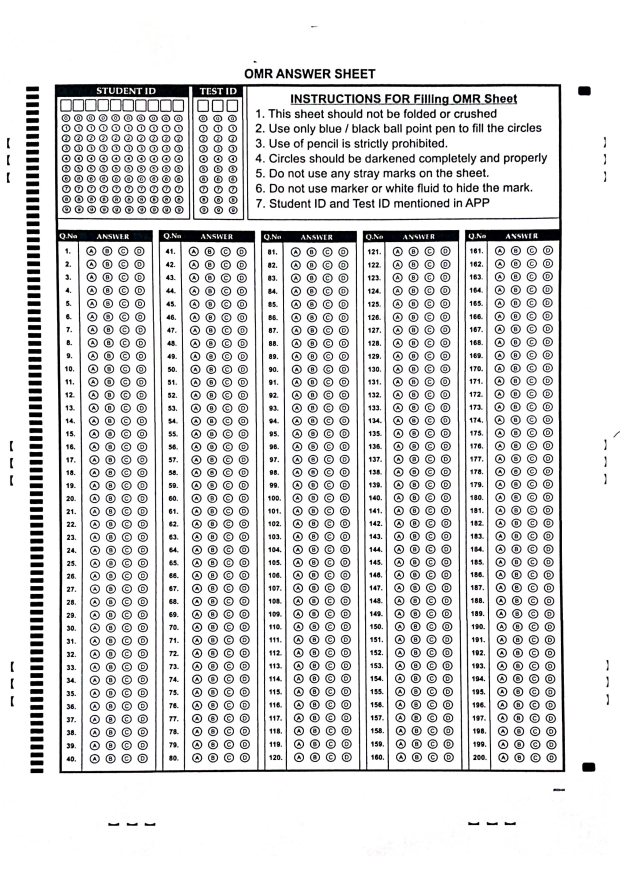
#> input picture OMR_img/OMR.jpg, 2480 x 3509 px, found by its file name (shown at 1/4 size)
$ jupyter execute --allow-errors OMR.ipynb
#> lines starting #> are read from the running program, lines starting #| are printed output that depends on the picture
### utils1.py
import cv2
import numpy as np

# [13 lines left out: function biggest_contour, not called in this run]

def find_paper(image):
    '''
    Find an answer sheet in the image and auto crop it
    '''
    # define readed answersheet image output size
    (max_width, max_height) = (1000, 1300)

    img_original = image.copy()

    gray = cv2.cvtColor(image, cv2.COLOR_BGR2GRAY)
    gray = cv2.bilateralFilter(gray, 10, 75, 75)  # Add bilateral filtering to reduce noise
    edged = cv2.Canny(gray, 10, 20)

    (contours, _) = cv2.findContours(edged.copy(), cv2.RETR_TREE, cv2.CHAIN_APPROX_SIMPLE)
    contours = sorted(contours, key=cv2.contourArea, reverse=True)[:10]

    biggest = biggest_contour(contours)

    cv2.drawContours(image, [biggest], -1, (0, 255, 0), 3)

    # Pixel values in the original image
    points = biggest.reshape(4, 2)
    input_points = np.zeros((4, 2), dtype="float32")

    points_sum = points.sum(axis=1)
    input_points[0] = points[np.argmin(points_sum)]
    input_points[3] = points[np.argmax(points_sum)]

    points_diff = np.diff(points, axis=1)
    input_points[1] = points[np.argmin(points_diff)]
    input_points[2] = points[np.argmax(points_diff)]

    # Desired points values in the output image
    converted_points = np.float32([[0, 0], [max_width, 0], [0, max_height], [max_width, max_height]])

    # Perspective transformation
    matrix = cv2.getPerspectiveTransform(input_points, converted_points)
    img_output = cv2.warpPerspective(img_original, matrix, (max_width, max_height))

    return img_output


# [56 lines left out: functions read_id, get_ans, not called in this run]

### OMR.ipynb
[cell 1]
import cv2
import numpy as np
import pandas as pd
import matplotlib.pyplot as plt
from utils1 import find_paper,read_id,get_ans

[cell 2]
image0=cv2.imread(r'C:\Users\USER\OneDrive\Desktop\Naresh it\mynotes\OMR\OMR_img\OMR.jpg')
#> image0 is the input picture: shape (3509, 2480, 3); mean B, G, R 222.3, 221.9, 222
image1=cv2.imread(r'C:\Users\USER\OneDrive\Desktop\Naresh it\mynotes\OMR\OMR_img\img_1.jpg')
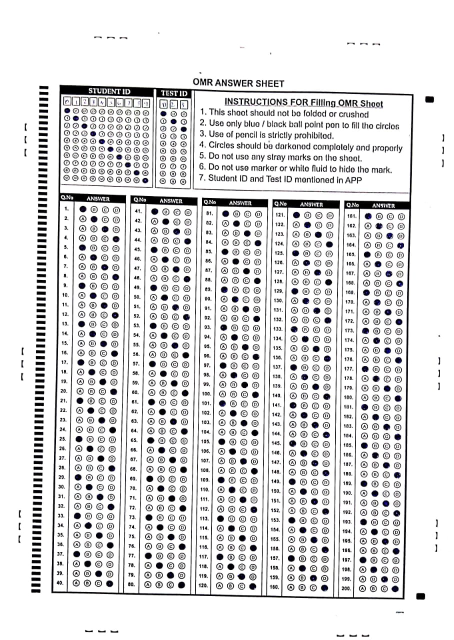
#> input picture OMR_img/img_1.jpg, 907 x 1280 px, found by its file name (shown at 1/2 size)
#> image1 is the input picture: shape (1280, 907, 3); mean B, G, R 222.8, 222.3, 222.5
image2=cv2.imread(r'C:\Users\USER\OneDrive\Desktop\Naresh it\mynotes\OMR\OMR_img\OMR2.jpg')
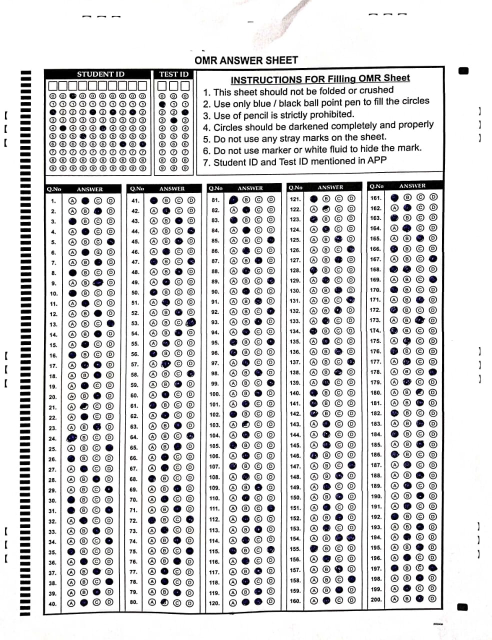
#> input picture OMR_img/OMR2.jpg, 983 x 1280 px, found by its file name (shown at 1/2 size)
#> image2 is the input picture: shape (1280, 983, 3); mean B, G, R 216.9, 216.5, 216.6
image3=cv2.imread(r'C:\Users\USER\OneDrive\Desktop\Naresh it\mynotes\OMR\OMR_img\OMR3.jpg')
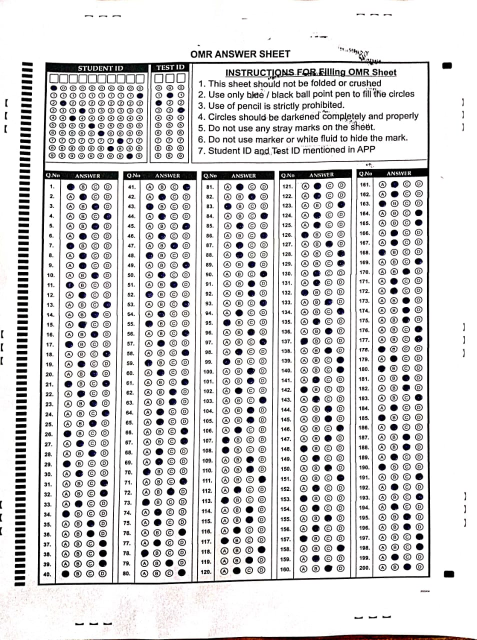
#> input picture OMR_img/OMR3.jpg, 953 x 1280 px, found by its file name (shown at 1/2 size)
#> image3 is the input picture: shape (1280, 953, 3); mean B, G, R 216.8, 216.3, 217
image4=cv2.imread(r'C:\Users\USER\OneDrive\Desktop\Naresh it\mynotes\OMR\OMR_img\OMR4.jpg')
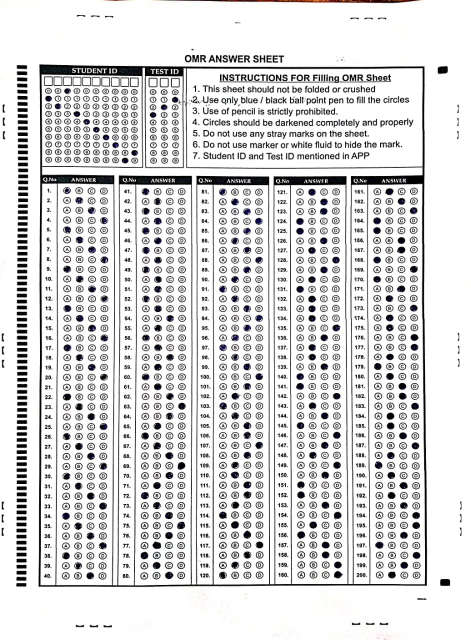
#> input picture OMR_img/OMR4.jpg, 941 x 1280 px, found by its file name (shown at 1/2 size)
#> image4 is the input picture: shape (1280, 941, 3); mean B, G, R 218.1, 217.6, 217.9
image5=cv2.imread(r'C:\Users\USER\OneDrive\Desktop\Naresh it\mynotes\OMR\OMR_img\OMR5.jpg')
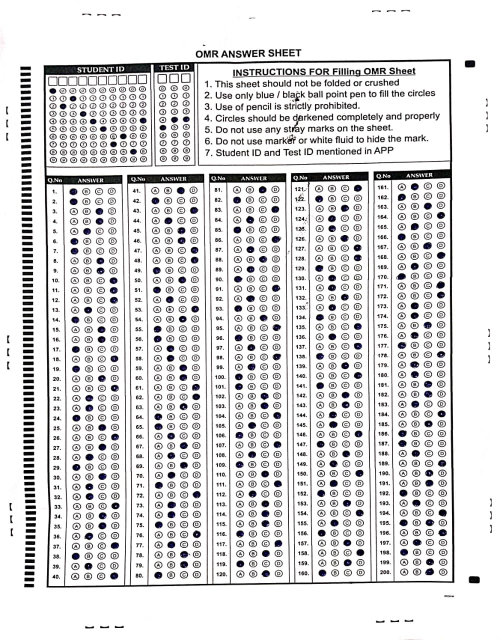
#> input picture OMR_img/OMR5.jpg, 1000 x 1280 px, found by its file name (shown at 1/2 size)
#> image5 is the input picture: shape (1280, 1000, 3); mean B, G, R 220.1, 219.4, 219.9
image6=cv2.imread(r'C:\Users\USER\OneDrive\Desktop\Naresh it\mynotes\OMR\OMR_img\OMR6.jpg')

image7=cv2.imread(r'C:\Users\USER\OneDrive\Desktop\Naresh it\mynotes\OMR\OMR_img\11.jpg')
image8=cv2.imread(r'C:\Users\USER\OneDrive\Desktop\Naresh it\mynotes\OMR\OMR_img\12.jpg')
image9=cv2.imread(r'C:\Users\USER\OneDrive\Desktop\Naresh it\mynotes\OMR\OMR_img\13.jpg')
image10=cv2.imread(r'C:\Users\USER\OneDrive\Desktop\Naresh it\mynotes\OMR\OMR_img\14.jpg')
